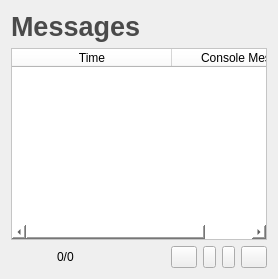
        <widget class="QWidget" name="stackedMessages">
         <layout class="QVBoxLayout" name="verticalLayout_16">
          <item>
           <widget class="QLabel" name="labelMessagesTitle">
            <property name="font">
             <font>
              <pointsize>20</pointsize>
              <weight>75</weight>
              <bold>true</bold>
             </font>
            </property>
            <property name="styleSheet">
             <string notr="true">color: #4A4A4A;</string>
            </property>
            <property name="text">
             <string>Messages</string>
            </property>
           </widget>
          </item>
          <item>
           <widget class="QTableWidget" name="tableWidgetMessages">
            <property name="styleSheet">
             <string notr="true">background-color: #ffffff;</string>
            </property>
            <property name="alternatingRowColors">
             <bool>true</bool>
            </property>
            <property name="textElideMode">
             <enum>Qt::ElideNone</enum>
            </property>
            <property name="horizontalScrollMode">
             <enum>QAbstractItemView::ScrollPerPixel</enum>
            </property>
            <attribute name="horizontalHeaderMinimumSectionSize">
             <number>160</number>
            </attribute>
            <attribute name="horizontalHeaderStretchLastSection">
             <bool>true</bool>
            </attribute>
            <attribute name="verticalHeaderVisible">
             <bool>false</bool>
            </attribute>
            <column>
             <property name="text">
              <string>Time</string>
             </property>
            </column>
            <column>
             <property name="text">
              <string>Console Messages</string>
             </property>
            </column>
           </widget>
          </item>
          <item>
           <layout class="QHBoxLayout" name="horizontalLayout_9">
            <item>
             <spacer name="horizontalSpacer_15">
              <property name="orientation">
               <enum>Qt::Horizontal</enum>
              </property>
              <property name="sizeHint" stdset="0">
               <size>
                <width>40</width>
                <height>20</height>
               </size>
              </property>
             </spacer>
            </item>
            <item>
             <widget class="QLabel" name="labelMessagesPagePosition">
              <property name="text">
               <string>0/0</string>
              </property>
             </widget>
            </item>
            <item>
             <spacer name="horizontalSpacer_16">
              <property name="orientation">
               <enum>Qt::Horizontal</enum>
              </property>
              <property name="sizeHint" stdset="0">
               <size>
                <width>40</width>
                <height>20</height>
               </size>
              </property>
             </spacer>
            </item>
            <item>
             <spacer name="horizontalSpacer_14">
              <property name="orientation">
               <enum>Qt::Horizontal</enum>
              </property>
              <property name="sizeHint" stdset="0">
               <size>
                <width>40</width>
                <height>20</height>
               </size>
              </property>
             </spacer>
            </item>
            <item>
             <widget class="QPushButton" name="pushButtonMessagesPageBegining">
              <property name="maximumSize">
               <size>
                <width>26</width>
                <height>16777215</height>
               </size>
              </property>
              <property name="focusPolicy">
               <enum>Qt::NoFocus</enum>
              </property>
              <property name="text">
               <string/>
              </property>
              <property name="icon">
               <iconset resource="mainwindow.qrc">
                <normaloff>:/images/leftleft.png</normaloff>:/images/leftleft.png</iconset>
              </property>
             </widget>
            </item>
            <item>
             <widget class="QPushButton" name="pushButtonMessagesPageBack">
              <property name="maximumSize">
               <size>
                <width>13</width>
                <height>16777215</height>
               </size>
              </property>
              <property name="focusPolicy">
               <enum>Qt::NoFocus</enum>
              </property>
              <property name="text">
               <string/>
              </property>
              <property name="icon">
               <iconset resource="mainwindow.qrc">
                <normaloff>:/images/left.png</normaloff>:/images/left.png</iconset>
              </property>
             </widget>
            </item>
            <item>
             <widget class="QPushButton" name="pushButtonMessagesPageForward">
              <property name="maximumSize">
               <size>
                <width>13</width>
                <height>16777215</height>
               </size>
              </property>
              <property name="focusPolicy">
               <enum>Qt::NoFocus</enum>
              </property>
              <property name="text">
               <string/>
              </property>
              <property name="icon">
               <iconset resource="mainwindow.qrc">
                <normaloff>:/images/right.png</normaloff>:/images/right.png</iconset>
              </property>
             </widget>
            </item>
            <item>
             <widget class="QPushButton" name="pushButtonMessagesPageEnd">
              <property name="maximumSize">
               <size>
                <width>26</width>
                <height>16777215</height>
               </size>
              </property>
              <property name="focusPolicy">
               <enum>Qt::NoFocus</enum>
              </property>
              <property name="text">
               <string/>
              </property>
              <property name="icon">
               <iconset resource="mainwindow.qrc">
                <normaloff>:/images/rightright.png</normaloff>:/images/rightright.png</iconset>
              </property>
             </widget>
            </item>
           </layout>
          </item>
         </layout>
        </widget>
